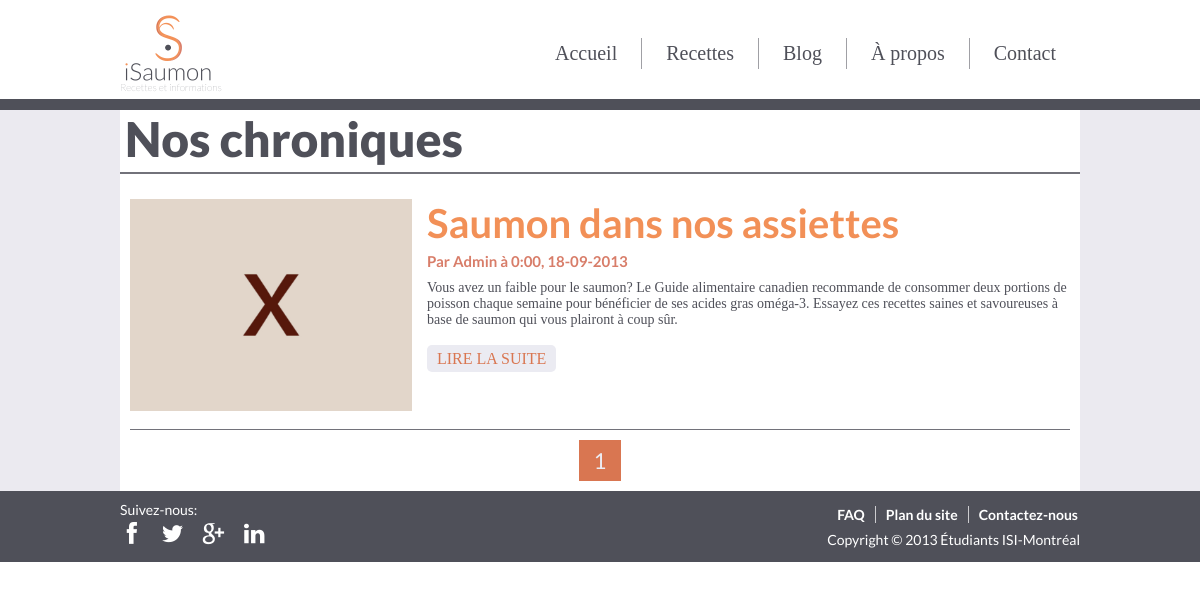
The app's page /?page=blog, older data.
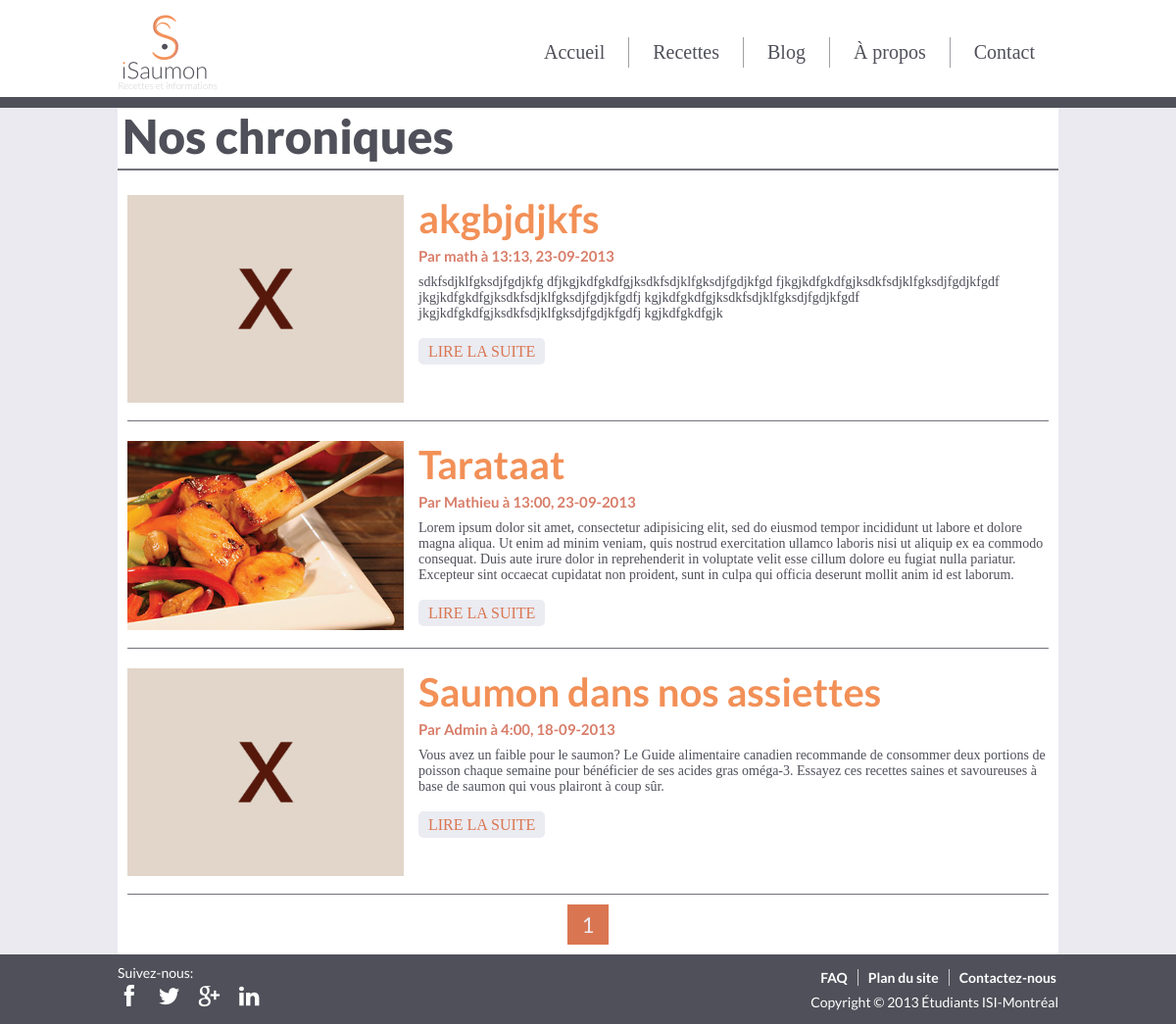
The same page, newer data.
### tables this page shows
CREATE TABLE IF NOT EXISTS `commentaires` (
  `id` int(10) NOT NULL AUTO_INCREMENT,
  `titre` varchar(100) NOT NULL,
  `contenu` text NOT NULL,
  `commid` int(10) DEFAULT NULL,
  `date` timestamp NOT NULL DEFAULT CURRENT_TIMESTAMP,
  `auteur` varchar(50) NOT NULL,
  `img` varchar(150) DEFAULT NULL,
  `recette_id` int(10) DEFAULT NULL,
  PRIMARY KEY (`id`)
);

### common/mysql.php.inc (called while the page is built, shortened)
<?php
function readData($dbName, $query)
{
	try
	{
		$results = mysql_query($query);
	}
	catch(Exception $e)
	{
		var_dump($e);
	}
	$data = array();
	if( isset($results) )
	{
		while( $line = mysql_fetch_assoc( $results ) )
		{
			$entity = array();
			foreach( $line as $key => $value )
			{
				$entity[$key] = $value;
			}
			$data[] = $entity;
		}
		return $data;
	}
}
?>

### blog/blog_manager.php.inc (called while the page is built, shortened)
<?php
require_once("common/mysql.php.inc");
$db = "isaumon";
function getNbArticles()
{
	global $db;
	$q = "SELECT count(*) AS 'nb' FROM commentaires WHERE commid IS NULL";
	$res = readData($db, $q);
	return $res[0]['nb'];
}
function getArticlesFromPage($pageNb, $articlessPerPage)
{
	global $db;
	$start = ($pageNb-1) * $articlessPerPage;
	$q = "SELECT * from commentaires WHERE commid IS NULL ORDER BY date DESC LIMIT $start, $articlessPerPage";
	return readData($db, $q);
}
?>

### config/blog.config.php.inc (called while the page is built, shortened)
<?php
$articlesParPage = 5;
?>

### blog.php (the view, shortened to what this page needs)
<?php
include("blog/blog_manager.php.inc");
?>
<div class="container">
<?php
if( !isset($_GET['id']) )
	echo '<h1>Nos chroniques</h1>';
else
	echo '<h1>Article</h1>';
$page = 1;
function afficherArticle($article)
{
	$image = "missing.jpg";
	if( isset($article['img']) && file_exists("assets/img/blog/" . $article['img']) )
		$image = $article['img'];
	echo '<article class="chronique">';
	echo '		<img src="assets/img/blog/'. $image .'" alt="" />';
	echo '		<div>';
	echo '			<h2>';
	if( !isset($_GET['id']) )
		echo '<a href="?page=blog&id='. $article['id'] .'">'. $article['titre'] .'</a>';
	else
		echo $article['titre'];
	echo '			</h2>';
	echo '			<p class="chroniqueur">Par '. $article['auteur'] .' à '. date_format( date_create($article['date']), 'G:i, d-m-Y') .'</p>';
	echo '			<p class="chronique-contenu">'. $article['contenu'] .'</p>';
	if( !isset($_GET['id']) )
		echo '			<a href="?page=blog&id='. $article['id'] .'" class="lire-tout">LIRE LA SUITE</a>';
	echo '		</div>';
	echo '</article>';
}
if( !isset($_GET['id']) )
{
	$articles = getArticlesFromPage($page, $articlesParPage);
	foreach($articles as $article)
	{
		afficherArticle($article);
	}
	$nbPages = 1;
	$nbArticles = getNbArticles();
	if( $nbArticles != -1 )
		$nbPages = ceil( $nbArticles / $articlesParPage );
	echo '<nav>';
	echo '<ul>';
	for($i=1; $i<=$nbPages; $i++)
	{
		if( (!isset($_GET['p']) && $i == 1) || (isset($_GET['p']) && $i == $_GET['p']) )
			echo '<li class="active">';
		else
			echo '<li>';
		echo '<a href="?page=blog&p='.$i.'">'.$i.'</a>';
		echo '</li>';
	}
	echo '</ul>';
	echo '</nav>';
}
?>
</div>

### index.php (shortened to what this page needs)
<!DOCTYPE html>
<html>
	<head>
		<link rel="stylesheet" type="text/css" href="assets/css/base.css" />
		<link rel="stylesheet" type="text/css" href="assets/police/fontello/fontello.css"/>
    	<link rel="stylesheet" type="text/css" href="assets/plugins/nivo-slider/nivo-slider.css" />
    	<link rel="stylesheet" type="text/css" href="assets/plugins/nivo-slider/themes/default/default.css" />
		<?php
		if( isset($_GET['page']) )
		{
			if( file_exists("assets/css/" . $_GET['page'] . ".css") )
				echo('<link rel="stylesheet" href="assets/css/' . $_GET["page"] . '.css">');
		}
		else
		{
			if( file_exists("assets/css/accueil.css") )
				echo('<link rel="stylesheet" type="text/css" href="assets/css/accueil.css">');
			if( file_exists("assets/js/accueil.js") )
				echo('<script src="assets/js/accueil.js"></script>');
		}
		?>
	</head>
	<body>
		<?php include("includes/header.php.inc"); ?>
		<div id="contenu">
			<?php
			if( isset($_GET['page']) )
			{
				$filename = $_GET['page'] . ".php";
				if( file_exists($filename) )
					include($filename);
				else
				{
					include("accueil.php");
				}
			}
			else
			{
				include("accueil.php");
			}
			?>
		</div>
		<?php include("includes/footer.php.inc") ?>
	</body>
</html>

### includes/header.php.inc
<header>
	<div class="container">
		<img src="assets/img/logo.png" alt="logo" />
		<span>Recettes et informations</span>
		<ul>
			<li><a href="index.php">Accueil</a></li>
			<li><a href="?page=recettes_saumon">Recettes</a></li>
			<li><a href="?page=blog">Blog</a></li>
			<li><a href="?page=apropos">À propos</a></li>
			<li><a href="?page=contact_poisson">Contact</a></li>
		</ul>
	</div>
</header>

### includes/footer.php.inc
<footer>
	<div class="container">
		<div id="resaux-sociaux">
			<p>Suivez-nous:</p>
			<i class="icon-facebook"></i>
			<i class="icon-twitter"></i>
			<i class="icon-gplus"></i>
			<i class="icon-linkedin"></i>
		</div>
		<div id="footer-droite">
			<ul>
				<li><a href="#">FAQ</a></li>
				<li><a href="#">Plan du site</a></li>
				<li><a href="#">Contactez-nous</a></li>
			</ul>
			<p>Copyright &copy; 2013 Étudiants ISI-Montréal</p>
		</div>
	</div>
</footer>

### assets/css/base.css (style rules this page uses)
html, body, p, h1, h2, h3, h4, h5, h6, img, ul, li { margin: 0; padding: 0; border: 0; font-family: "Lato"; }
.container { float: left; width: 80%; margin-left: 10%; background-color: white; }
header { width: 100%; float: left; border-bottom: 11px solid #4f5059; background-color: white; box-sizing: border-box; }
header img { height: 96px; width: 96px; }
header span { font-size: 10px; font-family: LatoHairline; position: relative; top: -5px; left: -99px; color: #4f5059; }
header ul { margin-top: 38px; float: right; list-style-type: none; }
header li { padding: 4px 24px; float: left; border-left: 1px solid #a0a0a5; }
header li:first-of-type { border-left: 0; }
header li a { font-size: 20px; color: #4f5059; font-family: "Source"; text-decoration: none; }
#contenu { background-color: #ebeaf0; width: 100%; float: left; display: none; }
#contenu h1 { font-family: LatoBlack; font-size: 48px; color: #4f5059; padding-left: 5px; padding-bottom: 5px; margin-bottom: 15px; border-bottom: 2px solid #72727a; }
footer { width: 100%; float: left; background-color: #4f5059; height: 71px; color: white; font-family: "Lato"; font-size: 14px; }
footer > .container { background-color: transparent; }
#resaux-sociaux { margin-top: 10px; float: left; }
#resaux-sociaux p:first-of-type { margin-bottom: 5px; }
#footer-droite { float: right; }
footer ul { list-style-type: none; margin-top: 15px; }
footer li { float: left; padding: 0 10px; border-right: 1px solid #cccccf; }
footer li:last-of-type { border-right: none; padding-right: 0; }
footer li a { font-family: "LatoBold"; font-size: 14px; color: white; text-decoration: none; }
#footer-droite p { text-align: right; margin-top: 40px; }

### assets/css/blog.css (style rules this page uses)
article { width: calc(100% - 20px); float: left; margin: 10px 10px; padding-bottom: 18px; border-bottom: 1px solid #72727a; box-sizing: border-box; }
article > img { float: left; width: 30%; }
article > div { margin-left: 15px; width: calc(70% - 15px); float: left; }
article h2 { font-family: "LatoBold"; margin-bottom: 5px; color: #f29057; font-size: 40px; text-decoration: none; }
article h2 a { color: #f29057; font-size: 40px; text-decoration: none; }
.chroniqueur { font-family: "LatoBold"; color: #d87d69; font-size: 15px; margin-bottom: 10px; }
.chronique-contenu { font-family: "Source"; color: #4f5059; font-size: 14px; margin-bottom: 20px; }
.lire-tout { color: #d97651; font-family: "SourceBold"; text-decoration: none; background-color: #ebebf2; padding: 5px 10px; border-radius: 5px; -webkit-transition:all 0.5s; -moz-transition:all 0.5s; -o-transition:all 0.5s; transition:all 0.5s; }
nav { float: left; width: 100%; margin: auto; margin-bottom: 10px; }
nav ul { float: left; list-style-type: none; width: 100%; text-align: center; }
nav li { display: inline-block; }
nav a { display: block; padding: 7px 15px; text-decoration: none; font-family: "Lato"; font-size: 22px; color: #d87d69; }
nav li.active a { background-color: #d97651; color: #ebebf2; }

Row changes from the older to the newer data that the page shows:
added commentaires: titre "akgbjdjkfs", auteur "math", date "13:13, 23-09-2013", contenu "sdkfsdjklfgksdjfgdjkfg dfjkgjkdfgkdfgjksdkfsdjklfgksdjfgdjkfgd fjkgjkdfgkdfgjksdkfsdjklfgksdjfgdjkfgdf jkgjkdfgkdfgjksdkfsdjklfgksdjfgdjkfgdfj kgjkdfgkdfgjksdkfsdjklfgksdjfgdjkfgdf jkgjkdfgkdfgjksdkfsdjklfgksdjfgdjkfgdfj kgjkdfgkdfgjk"
added commentaires: img (picture), titre "Tarataat", auteur "Mathieu", date "13:00, 23-09-2013", contenu "Lorem ipsum dolor sit amet, consectetur adipisicing elit, sed do eiusmod tempor incididunt ut labore et dolore magna aliqua. Ut enim ad minim veniam, quis nostrud exercitation ullamco laboris nisi ut aliquip ex ea commodo consequat. Duis aute irure dolor in reprehenderit in voluptate velit esse cillum dolore eu fugiat nulla pariatur. Excepteur sint occaecat cupidatat non proident, sunt in culpa qui officia deserunt mollit anim id est laborum."
changed commentaires "Saumon dans nos assiettes": date "0:00, 18-09-2013" → "4:00, 18-09-2013"
